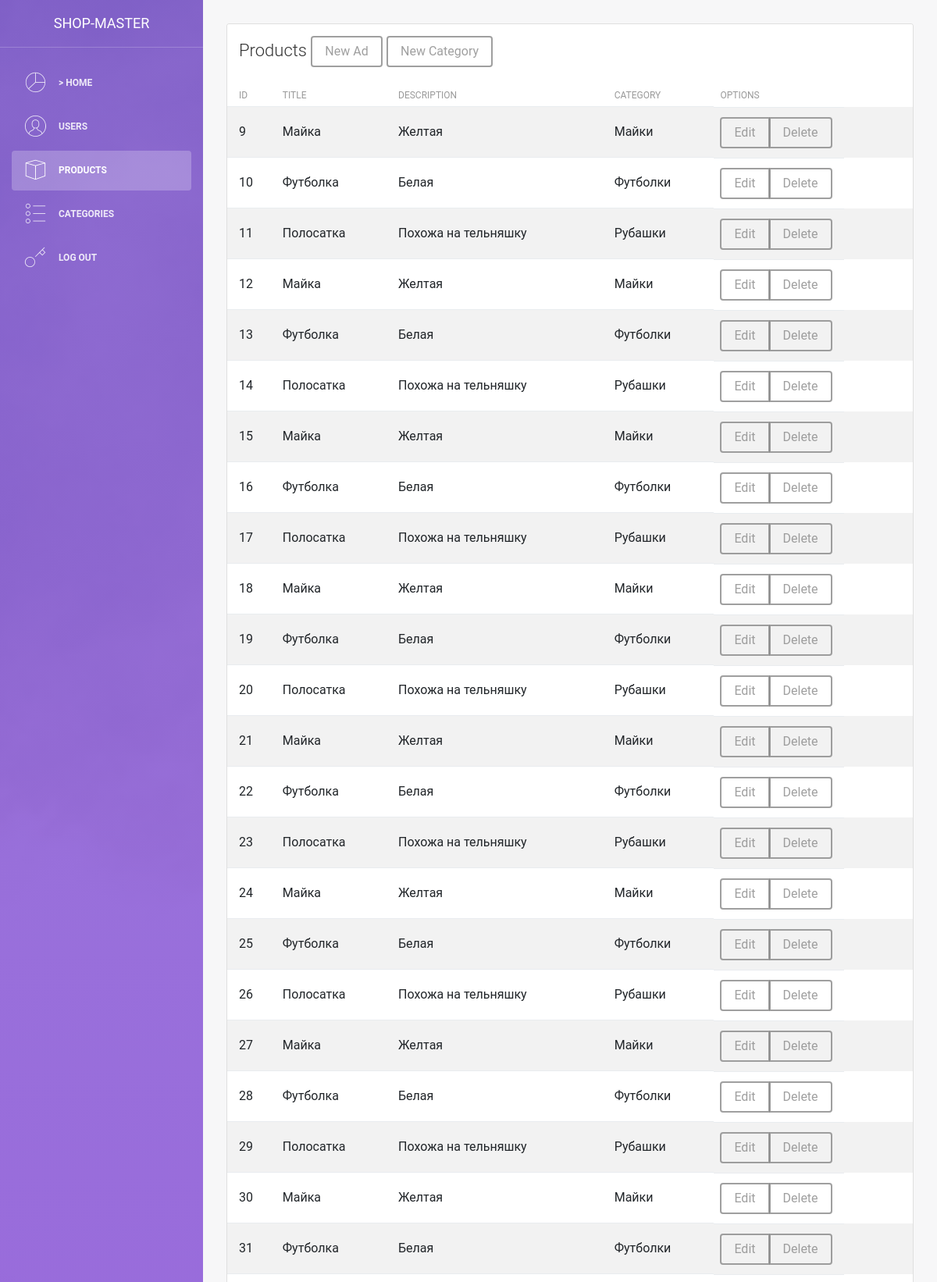
/admin/products.php (upper part), run on the app's committed database.
### tables this page shows
CREATE TABLE `products` (
  `id` int(11) NOT NULL,
  `title` varchar(255) NOT NULL,
  `description` text NOT NULL,
  `content` text NOT NULL,
  `category_id` int(11) NOT NULL,
  `image` varchar(255) NOT NULL
);

CREATE TABLE `categories` (
  `id` int(11) NOT NULL,
  `title` varchar(255) NOT NULL
);

### admin/products.php (the view, shortened to what this page needs)
<?php
    include $_SERVER['DOCUMENT_ROOT'] ."/configs/db.php";
    include $_SERVER['DOCUMENT_ROOT'] ."/admin/parts/header.php";
 ?>
<div class="row">
    <div class="col-md-12">
        <div class="card strpied-tabled-with-hover">
            <div class="card-header ">
                <h4 class="card-title">
                Products
                <a href="modules/products/add.php" type="button" class="btn btn-secondary">New Ad</a>
                <a href="modules/products/add_category.php" type="button" class="btn btn-secondary">New Category</a>
            </h4>
            </div>
            <div class="card-body table-full-width table-responsive">
                <table class="table table-hover table-striped">
                    <thead>
                        <th>ID</th>
                        <th>Title</th>
                        <th>Description</th>
                        <th>Category</th>
                        <th>Options</th>
                    </thead>
                    <tbody>
                        <?php
                            $sql = "SELECT * FROM products";
                            $result = $connect->query($sql);
                            while($row = mysqli_fetch_assoc($result)) {
                                $sql2 = "SELECT `title` FROM `categories` WHERE id = " . $row["category_id"];
                                $result2 = $connect->query($sql2);
                                $row2 = mysqli_fetch_assoc($result2);
                                ?>
                                    <tr>
                                        <td><?php echo $row["id"]; ?></td>
                                        <td><?php echo $row["title"]; ?></td>
                                        <td><?php echo $row["description"]; ?></td>
                                        <td><?php echo $row2["title"]; ?></td>
                                        <td>
                                            <div class="btn-group" role="group" aria-label="Basic example">
                                              <a href="modules/products/edit.php?id=<?php echo $row["id"]; ?>" type="button" class="btn btn-secondary">Edit</a>
                                              <a href="modules/products/delete.php?id=<?php echo $row["id"]; ?>" type="button" class="btn btn-secondary">Delete</a>
                                            </div>
                                        </td>
                                    </tr>
                                <?php
                             }
                         ?>
                    </tbody>
                </table>
            </div>
        </div>
    </div>
</div>
<?php
    include "parts/footer.php";
 ?>

### data on the page
products: id "9", title "Майка", description "Желтая", category.title "Майки"
products: id "10", title "Футболка", description "Белая", category.title "Футболки"
products: id "11", title "Полосатка", description "Похожа на тельняшку", category.title "Рубашки"
products: id "12", title "Майка", description "Желтая", category.title "Майки"
products: id "13", title "Футболка", description "Белая", category.title "Футболки"
products: id "14", title "Полосатка", description "Похожа на тельняшку", category.title "Рубашки"
products: id "15", title "Майка", description "Желтая", category.title "Майки"
products: id "16", title "Футболка", description "Белая", category.title "Футболки"
products: id "17", title "Полосатка", description "Похожа на тельняшку", category.title "Рубашки"
products: id "18", title "Майка", description "Желтая", category.title "Майки"
products: id "19", title "Футболка", description "Белая", category.title "Футболки"
products: id "20", title "Полосатка", description "Похожа на тельняшку", category.title "Рубашки"
products: id "21", title "Майка", description "Желтая", category.title "Майки"
products: id "22", title "Футболка", description "Белая", category.title "Футболки"
products: id "23", title "Полосатка", description "Похожа на тельняшку", category.title "Рубашки"
products: id "24", title "Майка", description "Желтая", category.title "Майки"
products: id "25", title "Футболка", description "Белая", category.title "Футболки"
products: id "26", title "Полосатка", description "Похожа на тельняшку", category.title "Рубашки"
products: id "27", title "Майка", description "Желтая", category.title "Майки"
products: id "28", title "Футболка", description "Белая", category.title "Футболки"
products: id "29", title "Полосатка", description "Похожа на тельняшку", category.title "Рубашки"
products: id "30", title "Майка", description "Желтая", category.title "Майки"
products: id "31", title "Футболка", description "Белая", category.title "Футболки"
